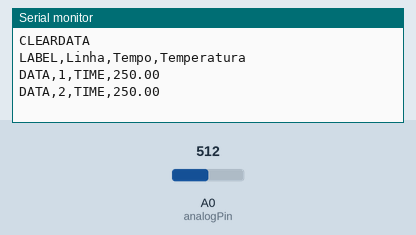
Recording of a sketch running on a simulated Arduino Uno, built with avr-gcc and run on an emulated ATmega328P. On the bench: the last lines printed to the serial monitor. The inputs (shaded band) are chosen by the test bench; at power-on: A0 (analogPin) = 512.

Above: at 2.8 s.
2.9 s: A0 (analogPin) set to 716
At 4.8 s:
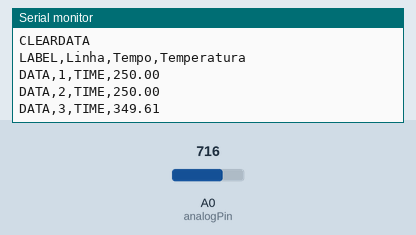
5.6 s: A0 (analogPin) set to 900
At 6.3 s:
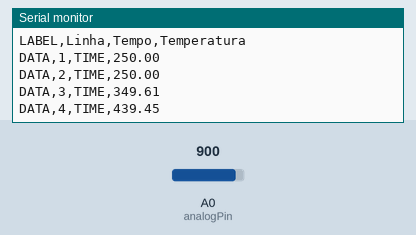
Timing chart, 0 to 8.6 s (numbered marks = the images above; inputs shaded):
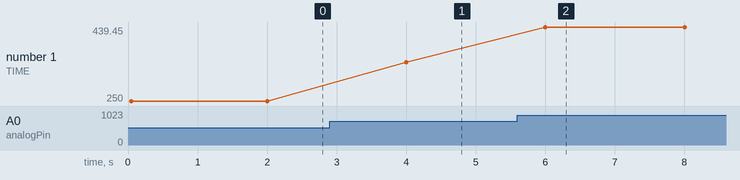

Measured:
- after the input at 2.9 s, the serial monitor: prints a new line after 1.1 s (image 1)
- after the input at 5.6 s, the serial monitor: prints a new line after 0.40 s (image 2)
- plotted number 1: 250 → 349.61 after the input at 2.9 s, 349.61 → 439.45 after the input at 5.6 s

The sketch:

LM35_PLX-DAQ.ino
```cpp
/* Temperatura em Celsius */

int analogPin = 0;
float valAnalog;
float temperatura = 0;
int linha = 0;  // variavel que se refere as linhas do excel
int LABEL = 1;

void setup() {
  Serial.begin(9600);
  Serial.println("CLEARDATA");                        // Reset da comunicação serial
  Serial.println("LABEL,Linha,Tempo,Temperatura");   // Nomeia as colunas
}

void loop() {
//  if (linha > 20){ //laço para limitar a quantidade de dados
//    linha = 0;
//    Serial.println("ROW,SET,2"); // alimentação das linhas com os dados sempre iniciando
//  }

  while(linha < 20){
    imprimeDados();
  }

}

void imprimeDados(){
  valAnalog = analogRead(analogPin);
  temperatura = ( 5 * valAnalog * 100) / 1024 ;

  linha++; // incrementa a linha do excel para que a leitura pule de linha em linha
  Serial.print("DATA,"); //inicia a impressão de dados
  Serial.print(linha); // nº da linha
  Serial.print(",");
  Serial.print("TIME,"); //inicia a impressão de dados, sempre iniciando
  Serial.println(temperatura);

  delay(2000);  // espera 2 segundos
}
```
